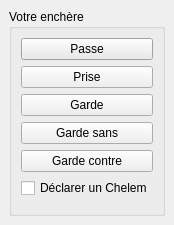
<?xml version="1.0" encoding="UTF-8"?>
<ui version="4.0">
 <class>EncheresUI</class>
 <widget class="QDialog" name="EncheresUI">
  <property name="geometry">
   <rect>
    <x>0</x>
    <y>0</y>
    <width>171</width>
    <height>225</height>
   </rect>
  </property>
  <property name="windowTitle">
   <string>EnchÃšres</string>
  </property>
  <property name="modal">
   <bool>true</bool>
  </property>
  <layout class="QGridLayout">
   <property name="margin">
    <number>9</number>
   </property>
   <property name="spacing">
    <number>6</number>
   </property>
   <item row="0" column="0">
    <widget class="QGroupBox" name="groupBox">
     <property name="palette">
      <palette>
       <active>
        <colorrole role="Highlight">
         <brush brushstyle="SolidPattern">
          <color alpha="255">
           <red>0</red>
           <green>0</green>
           <blue>0</blue>
          </color>
         </brush>
        </colorrole>
        <colorrole role="Link">
         <brush brushstyle="SolidPattern">
          <color alpha="255">
           <red>0</red>
           <green>0</green>
           <blue>0</blue>
          </color>
         </brush>
        </colorrole>
       </active>
       <inactive>
        <colorrole role="Highlight">
         <brush brushstyle="SolidPattern">
          <color alpha="255">
           <red>235</red>
           <green>233</green>
           <blue>237</blue>
          </color>
         </brush>
        </colorrole>
        <colorrole role="Link">
         <brush brushstyle="SolidPattern">
          <color alpha="255">
           <red>0</red>
           <green>0</green>
           <blue>255</blue>
          </color>
         </brush>
        </colorrole>
       </inactive>
       <disabled>
        <colorrole role="Highlight">
         <brush brushstyle="SolidPattern">
          <color alpha="255">
           <red>51</red>
           <green>94</green>
           <blue>168</blue>
          </color>
         </brush>
        </colorrole>
        <colorrole role="Link">
         <brush brushstyle="SolidPattern">
          <color alpha="255">
           <red>0</red>
           <green>0</green>
           <blue>255</blue>
          </color>
         </brush>
        </colorrole>
       </disabled>
      </palette>
     </property>
     <property name="title">
      <string>Votre enchère</string>
     </property>
     <layout class="QGridLayout">
      <property name="margin">
       <number>9</number>
      </property>
      <property name="spacing">
       <number>6</number>
      </property>
      <item row="0" column="0">
       <widget class="QPushButton" name="boutonPasse">
        <property name="text">
         <string>Passe</string>
        </property>
       </widget>
      </item>
      <item row="1" column="0">
       <widget class="QPushButton" name="boutonPrise">
        <property name="text">
         <string>Prise</string>
        </property>
       </widget>
      </item>
      <item row="2" column="0">
       <widget class="QPushButton" name="boutonGarde">
        <property name="text">
         <string>Garde</string>
        </property>
       </widget>
      </item>
      <item row="3" column="0">
       <widget class="QPushButton" name="boutonGardeSans">
        <property name="text">
         <string>Garde sans</string>
        </property>
       </widget>
      </item>
      <item row="4" column="0">
       <widget class="QPushButton" name="boutonGardeContre">
        <property name="text">
         <string>Garde contre</string>
        </property>
       </widget>
      </item>
      <item row="5" column="0">
       <widget class="QCheckBox" name="chelem">
        <property name="enabled">
         <bool>true</bool>
        </property>
        <property name="text">
         <string>Déclarer un Chelem</string>
        </property>
       </widget>
      </item>
     </layout>
    </widget>
   </item>
  </layout>
 </widget>
 <resources/>
 <connections/>
</ui>
